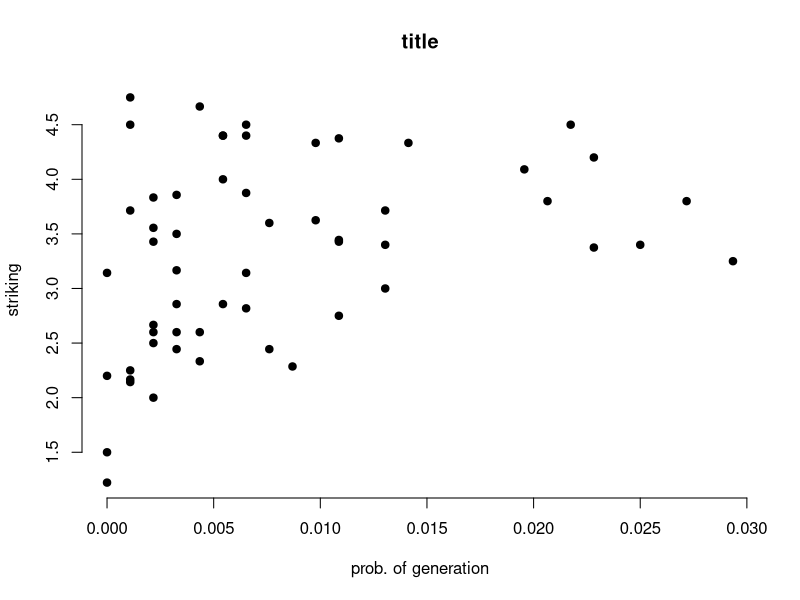
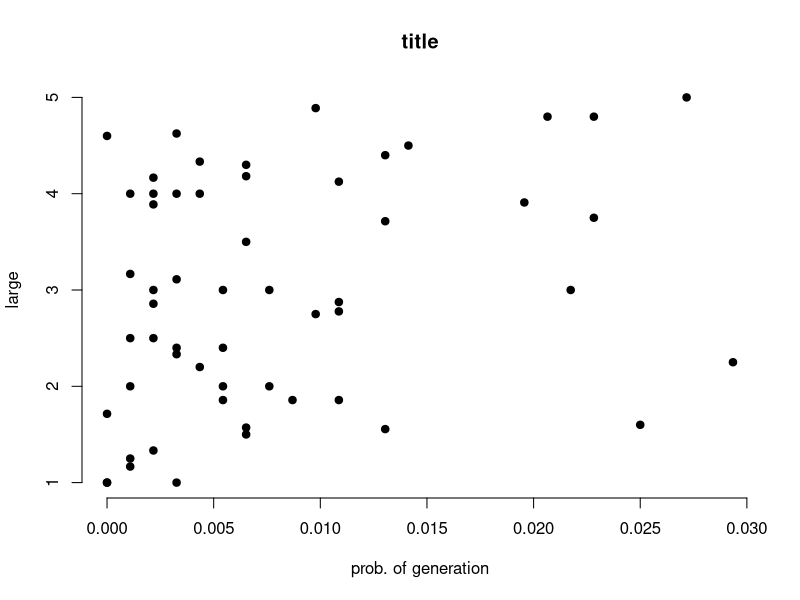
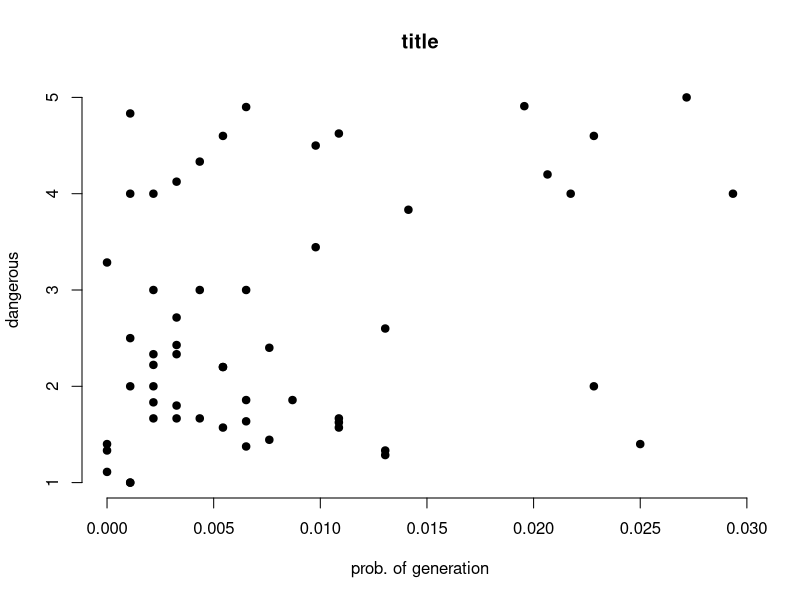
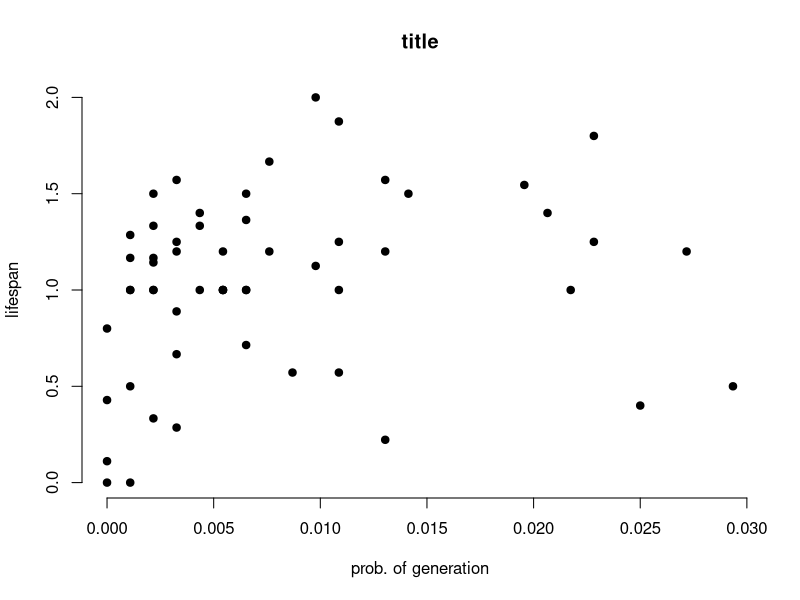
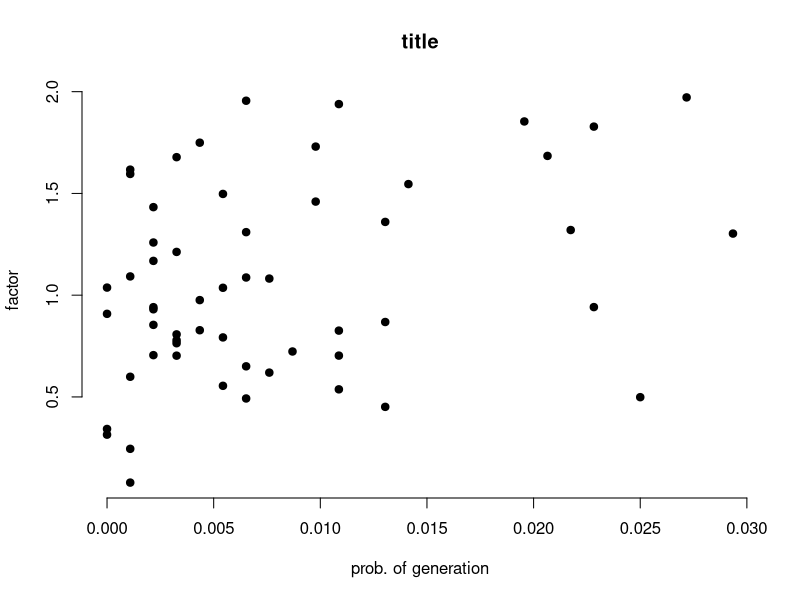

The R script that drew these images, in order:
#removed most commonly generated animals
genProbs = c(0.004347826086956522, 0.004347826086956522, 0, 0.002173913043478261, 0.002173913043478261, 0, 0.002173913043478261, 0.002173913043478261, 0.003260869565217391, 0.003260869565217391, 0.005434782608695652, 0.004347826086956522, 0, 0.003260869565217391, 0.003260869565217391, 0.003260869565217391, 0.0010869565217391304, 0.009782608695652175, 0.0010869565217391304, 0.020652173913043477, 0.002173913043478261, 0.013043478260869565, 0.029347826086956522, 0.005434782608695652, 0.007608695652173913, 0.005434782608695652, 0.010869565217391304, 0.02717391304347826, 0.021739130434782608, 0.003260869565217391, 0.01956521739130435, 0.025, 0.02282608695652174, 0.006521739130434782, 0.006521739130434782, 0.014130434782608696, 0.006521739130434782, 0.013043478260869565, 0.010869565217391304, 0.013043478260869565, 0.005434782608695652, 0.007608695652173913, 0.02282608695652174, 0.009782608695652175, 0.006521739130434782, 0, 0.002173913043478261, 0.0010869565217391304, 0.006521739130434782, 0.0010869565217391304, 0.010869565217391304, 0.0010869565217391304, 0.0010869565217391304, 0.010869565217391304, 0.002173913043478261, 0.008695652173913044)
lifespan = c(1.3333333333333333, 1.4, 0.1111111111111111, 1.1666666666666667, 1.1428571428571428, 0.0, 1.3333333333333333, 1.0, 0.8888888888888888, 1.5714285714285714, 1.0, 1.0, 0.42857142857142855, 0.2857142857142857, 0.6666666666666666, 1.25, 1.2857142857142858, 2.0, 0.0, 1.4, 1.5, 0.2222222222222222, 0.5, 1.0, 1.2, 1.2, 0.5714285714285714, 1.2, 1.0, 1.2, 1.5454545454545454, 0.4, 1.25, 1.0, 1.0, 1.5, 0.7142857142857143, 1.2, 1.875, 1.5714285714285714, 1.0, 1.6666666666666667, 1.8, 1.125, 1.5, 0.8, 1.0, 1.1666666666666667, 1.3636363636363635, 1.0, 1.0, 0.5, 1.0, 1.25, 0.3333333333333333, 0.5714285714285714)
dangerous = c(4.333333333333333, 3.0, 1.1111111111111112, 1.6666666666666667, 4.0, 1.3333333333333333, 2.2222222222222223, 2.0, 1.6666666666666667, 2.4285714285714284, 2.2, 1.6666666666666667, 3.2857142857142856, 2.7142857142857144, 2.3333333333333335, 4.125, 4.0, 3.4444444444444446, 1.0, 4.2, 3.0, 1.3333333333333333, 4.0, 4.6, 2.4, 2.2, 1.5714285714285714, 5.0, 4.0, 1.8, 4.909090909090909, 1.4, 2.0, 1.375, 3.0, 3.8333333333333335, 1.8571428571428572, 2.6, 4.625, 1.2857142857142858, 1.5714285714285714, 1.4444444444444444, 4.6, 4.5, 4.9, 1.4, 1.8333333333333333, 4.833333333333333, 1.6363636363636365, 2.5, 1.6666666666666667, 1.0, 2.0, 1.625, 2.3333333333333335, 1.8571428571428572)
striking = c(4.666666666666667, 2.6, 1.2222222222222223, 2.6666666666666665, 3.4285714285714284, 1.5, 3.5555555555555554, 2.6, 2.4444444444444446, 3.857142857142857, 4.0, 2.3333333333333335, 3.142857142857143, 2.857142857142857, 3.1666666666666665, 3.5, 3.7142857142857144, 4.333333333333333, 2.1666666666666665, 3.8, 2.0, 3.0, 3.25, 4.4, 3.6, 4.4, 3.4285714285714284, 3.8, 4.5, 2.6, 4.090909090909091, 3.4, 3.375, 3.875, 4.5, 4.333333333333333, 3.142857142857143, 3.4, 4.375, 3.7142857142857144, 2.857142857142857, 2.4444444444444446, 4.2, 3.625, 4.4, 2.2, 3.8333333333333335, 4.5, 2.8181818181818183, 4.75, 3.4444444444444446, 2.25, 2.142857142857143, 2.75, 2.5, 2.2857142857142856)
large = c(4.333333333333333, 2.2, 1.0, 4.166666666666667, 2.857142857142857, 1.0, 3.888888888888889, 3.0, 3.111111111111111, 4.0, 2.0, 4.0, 1.7142857142857142, 1.0, 2.3333333333333335, 4.625, 4.0, 4.888888888888889, 1.1666666666666667, 4.8, 4.0, 1.5555555555555556, 2.25, 3.0, 3.0, 2.4, 1.8571428571428572, 5.0, 3.0, 2.4, 3.909090909090909, 1.6, 3.75, 1.5, 3.5, 4.5, 1.5714285714285714, 4.4, 4.125, 3.7142857142857144, 1.8571428571428572, 2.0, 4.8, 2.75, 4.3, 4.6, 2.5, 3.1666666666666665, 4.181818181818182, 2.5, 2.7777777777777777, 1.25, 2.0, 2.875, 1.3333333333333333, 1.8571428571428572)
factor = c(1.7493597445838769, 0.9757779736272489, 0.342532450945891, 0.9410903615920632, 1.4326251573592725, 0.31451143696886785, 1.1684874361243458, 0.8540438077047808, 0.7784132253993452, 1.2125753719947727, 0.7924024298479168, 0.8277845537006788, 1.0372940355920293, 0.8073737503422231, 0.7638159175559774, 1.6782057604931038, 1.6169386634026672, 1.7301299550192044, 0.07898394140163505, 1.6844220836843404, 1.258831873354929, 0.4511580476995071, 1.3026957813684432, 1.4975358371066994, 1.081600144729262, 1.0363017022701044, 0.5372739384481422, 1.9718590475441833, 1.3201378146354048, 0.7027790553314078, 1.853693337094762, 0.49873200662914385, 0.9414042241369872, 0.6503540429872181, 1.3097506309388793, 1.545941565727358, 0.49234056848980545, 1.3599862110272418, 1.9390408502784902, 0.8681419797832455, 0.5545889996744068, 0.6194486741125804, 1.8283456068664985, 1.4598809772463432, 1.9555042925073582, 0.9083166243450937, 0.9306583591771803, 1.5956794035376125, 1.0868294831817746, 1.0921196402635656, 0.825827833526392, 0.24493558754920247, 0.5990358267723332, 0.703006612801538, 0.705308443328616, 0.7232477253228344)
plot(genProbs, striking, main = "title",
     xlab = "prob. of generation", ylab = "striking",
     pch = 19, frame = FALSE)
plot(genProbs, large, main = "title",
     xlab = "prob. of generation", ylab = "large",
     pch = 19, frame = FALSE)
plot(genProbs, dangerous, main = "title",
     xlab = "prob. of generation", ylab = "dangerous",
     pch = 19, frame = FALSE)
plot(genProbs, lifespan, main = "title",
     xlab = "prob. of generation", ylab = "lifespan",
     pch = 19, frame = FALSE)
plot(genProbs, factor, main = "title",
     xlab = "prob. of generation", ylab = "factor",
     pch = 19, frame = FALSE)

#abline(lm(y ~ x, data = mtcars), col = "blue")
#do regression line, do with factor,